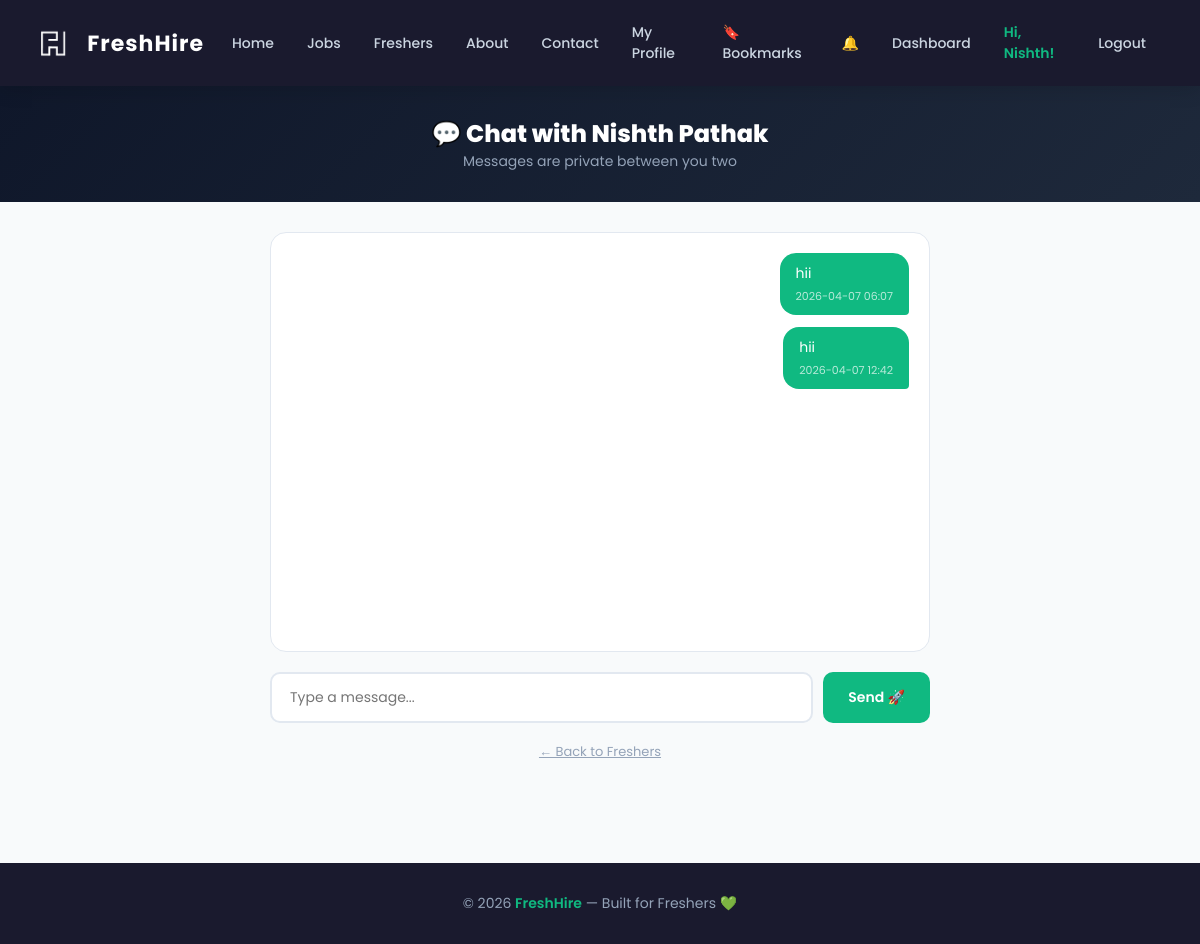
The app's page /chat/1 (signed in) with its own data.
### tables this page shows
CREATE TABLE users (
    id         INTEGER PRIMARY KEY AUTOINCREMENT,
    first_name TEXT NOT NULL,
    last_name  TEXT,
    email      TEXT UNIQUE NOT NULL,
    username   TEXT UNIQUE NOT NULL,
    password   TEXT NOT NULL
, role TEXT DEFAULT fresher, phone TEXT);

CREATE TABLE chats (id INTEGER PRIMARY KEY AUTOINCREMENT, sender_id INTEGER, receiver_id INTEGER, message TEXT, sent_at TEXT);

### app.py (the view, shortened to what this page needs)
@app.route("/chat/<int:receiver_id>", methods=["GET", "POST"])
def chat(receiver_id):
    if "user_id" not in session:
        flash("Please login first!", "error")
        return redirect(url_for("login"))
    conn = get_db()
    messages = conn.execute("""
        SELECT chats.*, users.first_name FROM chats
        JOIN users ON chats.sender_id = users.id
        WHERE (sender_id=? AND receiver_id=?) OR (sender_id=? AND receiver_id=?)
        ORDER BY id ASC
    """, (session["user_id"], receiver_id, receiver_id, session["user_id"])).fetchall()
    receiver = conn.execute("SELECT * FROM users WHERE id=?", (receiver_id,)).fetchone()
    conn.close()
    return render_template("chat.html", messages=messages, receiver=receiver, receiver_id=receiver_id)

### app.py (called while the page is built)
def get_db():
    conn = sqlite3.connect("freshhire.db")
    conn.row_factory = sqlite3.Row
    return conn

@app.context_processor
def inject_globals():
    notif_count = 0
    if "user_id" in session:
        try:
            conn = get_db()
            notif_count = conn.execute(
                "SELECT COUNT(*) FROM notifications WHERE user_id=? AND is_read=0",
                (session["user_id"],)
            ).fetchone()[0]
            conn.close()
        except:
            pass
    return {"notif_count": notif_count}

### templates/chat.html (shortened to what this page needs)
<!DOCTYPE html>
<html>
<head>
    <link rel="stylesheet" href="/static/style.css">
</head>
<body>
<nav>
    <h2 style="display:flex; align-items:center; gap:6px;">
        <img src="/static/logo.png" alt="logo" style="height:28px;">
        <span style="font-size:22px; font-weight:bold; color:white;">FreshHire</span>
    </h2>
    <div class="nav-links" id="nav-links">
        <a href="/">Home</a>
        <a href="/jobs">Jobs</a>
        <a href="/profiles">Freshers</a>
        <a href="/about">About</a>
        <a href="/contact">Contact</a>
        {% if session.get('user_id') %}
            <a href="/my-profile">My Profile</a>
            <a href="/bookmarks">🔖 Bookmarks</a>
            <a href="/notifications">🔔
            </a>
            <a href="/dashboard">Dashboard</a>
            <span>Hi, {{ session.get('name') }}!</span>
            <a href="/logout">Logout</a>
        {% else %}
            <a href="/login">Login</a>
            <a href="/signup">Sign Up</a>
        {% endif %}
    </div>
</nav>
<div style="background: linear-gradient(135deg, #0f172a, #1e293b); padding:30px 20px; text-align:center; color:white;">
    <h1 style="font-size:24px; font-weight:800;">💬 Chat with {{ receiver.first_name }} {{ receiver.last_name }}</h1>
    <p style="color:#94a3b8; font-size:14px;">Messages are private between you two</p>
</div>
<div style="max-width:700px; margin:30px auto; padding:0 20px 40px;">
    <div class="chat-box" id="chatbox">
        {% for msg in messages %}
            {% if msg.sender_id == session.get('user_id') %}
            <div class="msg-sent">
                <div class="msg-bubble-sent">
                    <p style="margin:0;">{{ msg.message }}</p>
                    <p class="msg-time">{{ msg.sent_at }}</p>
                </div>
            </div>
            {% endif %}
        {% endfor %}
    </div>
    <form method="POST" action="/chat/{{ receiver_id }}">
        <div class="chat-input-row">
            <input type="text" name="message" placeholder="Type a message..." required autocomplete="off">
            <button type="submit" class="btn" style="padding:13px 25px;">Send 🚀</button>
        </div>
    </form>
    <p style="text-align:center; margin-top:15px;">
        <a href="/profiles" style="color:#94a3b8; font-size:13px;">← Back to Freshers</a>
    </p>
</div>
<footer>© 2026 <span>FreshHire</span> — Built for Freshers 💚</footer>
</body>
</html>

### static/style.css (style rules this page uses)
* { margin: 0; padding: 0; box-sizing: border-box; font-family: 'Poppins', sans-serif; }
body { background: #f8fafb; color: #1a1a2e; }
nav { background: #1a1a2e; padding: 15px 40px; display: flex; align-items: center; justify-content: space-between; box-shadow: 0 2px 20px rgba(0,0,0,0.15); position: sticky; top: 0; z-index: 100; }
nav img { filter: brightness(0) invert(1); height: 28px; }
nav h2 { color: white; font-size: 22px; font-weight: 800; letter-spacing: 1px; }
nav h2 span { color: #10b981; }
nav img { filter: brightness(0) invert(1); height: 30px; }
.nav-links { display: flex; align-items: center; gap: 5px; }
nav a { color: #cbd5e1; text-decoration: none; padding: 7px 14px; border-radius: 8px; font-size: 14px; font-weight: 500; transition: all 0.2s; }
nav span { color: #10b981; font-size: 14px; font-weight: 600; padding: 7px 14px; }
.btn { display: inline-block; padding: 10px 22px; background: #10b981; color: white; border-radius: 10px; text-decoration: none; font-size: 14px; font-weight: 600; transition: all 0.2s; border: none; cursor: pointer; font-family: 'Poppins', sans-serif; }
footer { text-align: center; padding: 30px; background: #1a1a2e; color: #94a3b8; margin-top: 60px; font-size: 14px; }
footer span { color: #10b981; font-weight: 600; }

### templates/chat.html (style rules this page uses)
.chat-box { background: white; border-radius: 16px; padding: 20px; height: 420px; overflow-y: auto; border: 1px solid #e2e8f0; margin-bottom: 20px; }
.msg-sent { display: flex; justify-content: flex-end; margin-bottom: 12px; }
.msg-bubble-sent { max-width: 65%; padding: 10px 16px; border-radius: 16px 16px 4px 16px; background: #10b981; color: white; font-size: 14px; }
.msg-time { font-size: 11px; opacity: 0.7; margin-top: 4px; }
.chat-input-row { display: flex; gap: 10px; }
.chat-input-row input { flex: 1; padding: 13px 18px; border: 2px solid #e2e8f0; border-radius: 10px; font-size: 14px; outline: none; font-family: 'Poppins', sans-serif; }

### records on screen
users: get "Nishth", first_name "Nishth", last_name "Pathak"
chats: message "hii", sent_at "2026-04-07 06:07"
chats: message "hii", sent_at "2026-04-07 12:42"
